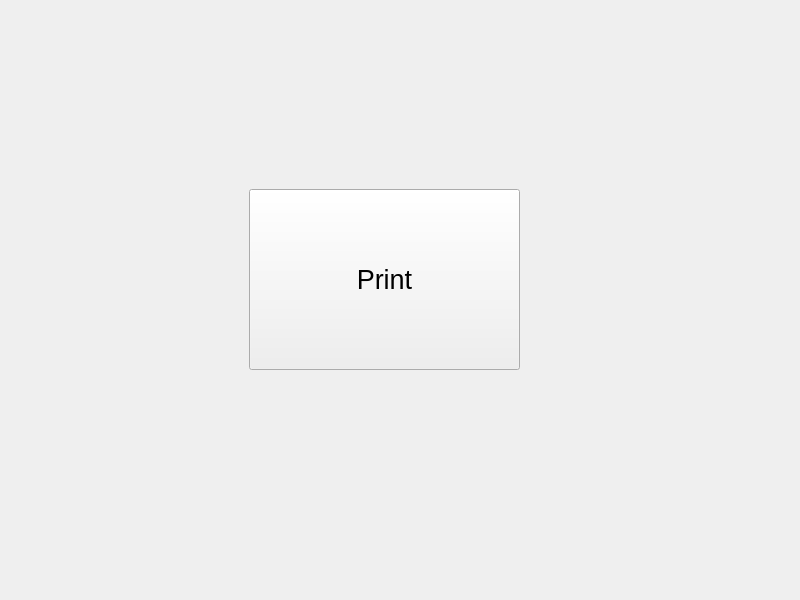
<?xml version="1.0" encoding="UTF-8"?>
<ui version="4.0">
 <class>MainWindow</class>
 <widget class="QMainWindow" name="MainWindow">
  <property name="geometry">
   <rect>
    <x>0</x>
    <y>0</y>
    <width>800</width>
    <height>600</height>
   </rect>
  </property>
  <property name="windowTitle">
   <string>MainWindow</string>
  </property>
  <widget class="QWidget" name="centralwidget">
   <layout class="QHBoxLayout" name="horizontalLayout">
    <item>
     <widget class="QWidget" name="widget" native="true">
      <widget class="QPushButton" name="pushButton">
       <property name="geometry">
        <rect>
         <x>240</x>
         <y>180</y>
         <width>271</width>
         <height>181</height>
        </rect>
       </property>
       <property name="font">
        <font>
         <pointsize>20</pointsize>
        </font>
       </property>
       <property name="cursor">
        <cursorShape>PointingHandCursor</cursorShape>
       </property>
       <property name="text">
        <string>Print</string>
       </property>
      </widget>
     </widget>
    </item>
   </layout>
  </widget>
 </widget>
 <resources/>
 <connections/>
</ui>
